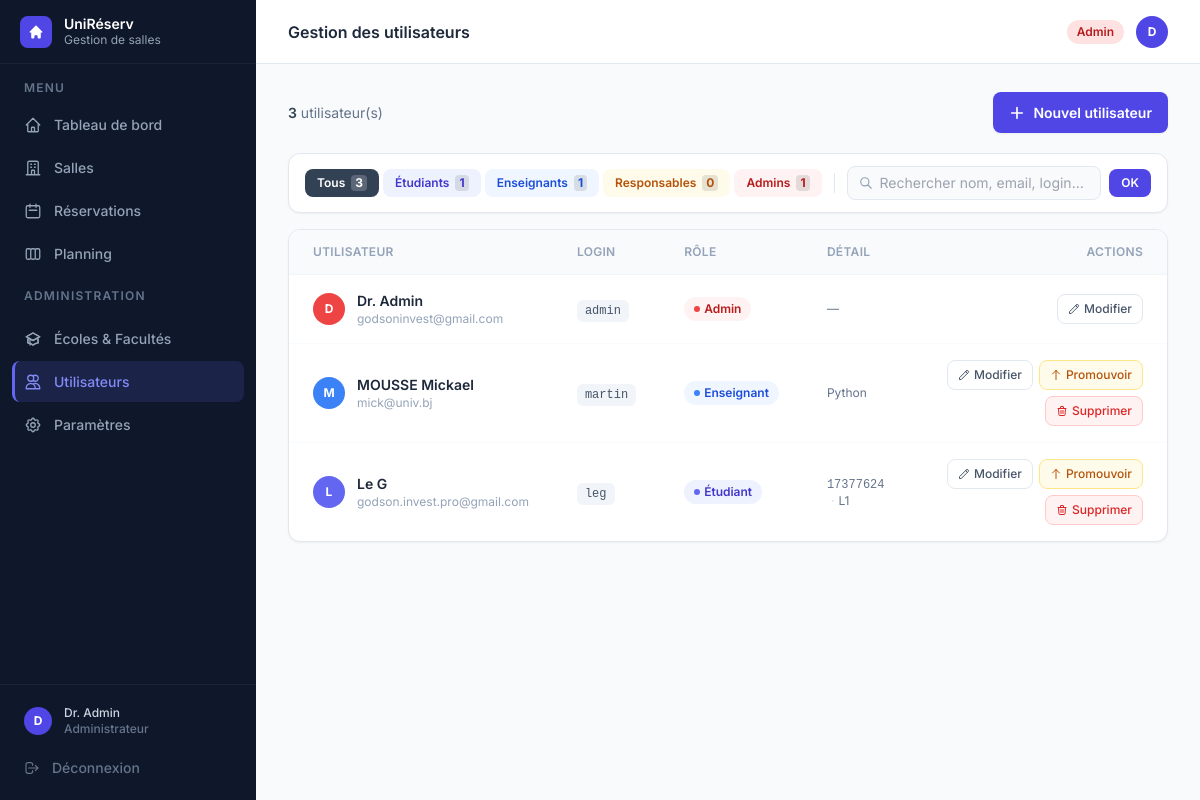
/utilisateurs (signed in), run on an earlier commit of the app's database.
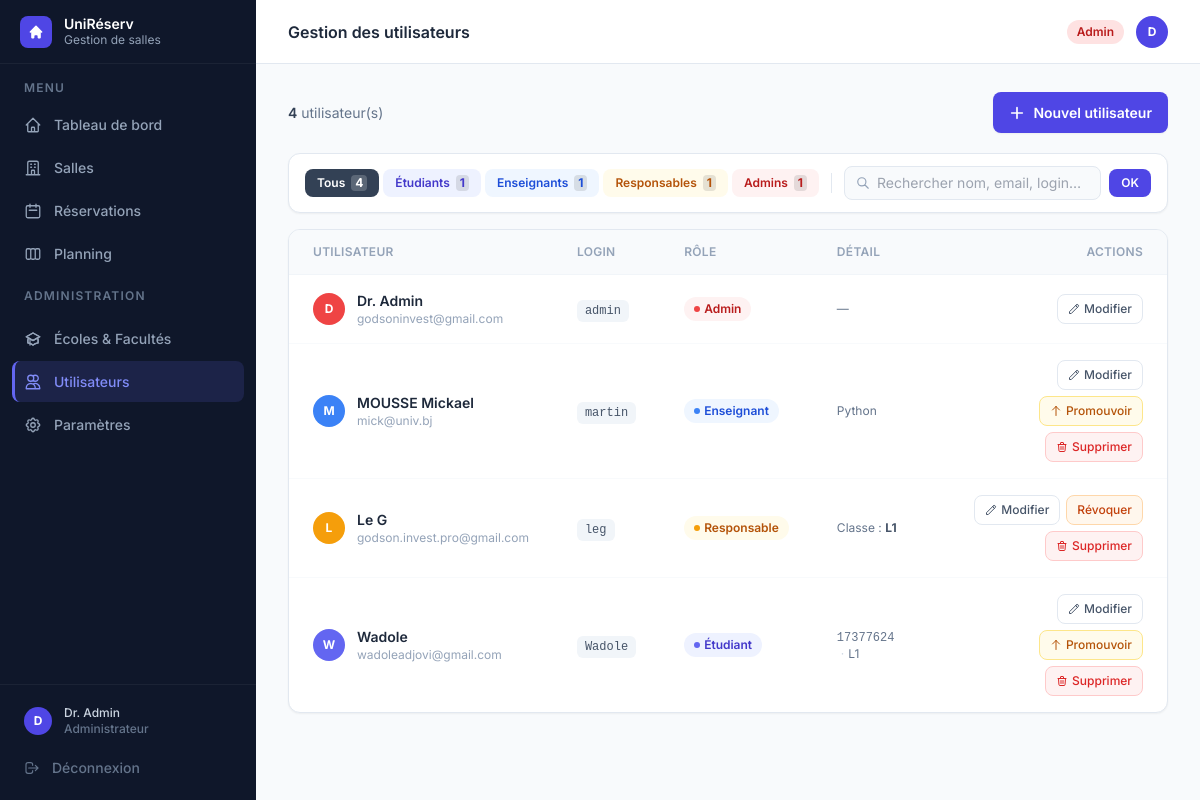
And on a later commit of the database.
### tables this page shows
CREATE TABLE utilisateurs (
            id               INTEGER PRIMARY KEY,
            nom              TEXT    NOT NULL,
            email            TEXT    NOT NULL UNIQUE,
            login            TEXT    NOT NULL UNIQUE,
            mot_de_passe     TEXT    NOT NULL,
            role             TEXT    NOT NULL,
            date_inscription TEXT    NOT NULL,
            matricule        TEXT,
            classe           TEXT,
            matiere          TEXT
        , ecole_id INTEGER, unite_formation_id INTEGER);

### gestion de salle/app.py (the view)
@app.route("/utilisateurs")
@login_required
@admin_required
def utilisateurs():
    _, utilisateurs_dict, _, _ = get_data()
    tous = list(utilisateurs_dict.values())
    filtre_role   = request.args.get("role", "").strip()
    filtre_search = request.args.get("q", "").strip().lower()
    resultats = tous
    if filtre_role:
        resultats = [u for u in resultats if u.role == filtre_role]
    if filtre_search:
        resultats = [u for u in resultats
                     if filtre_search in u.nom.lower()
                     or filtre_search in u.email.lower()
                     or filtre_search in u.login.lower()]
    compteurs = {
        "tous":        len(tous),
        "etudiant":    sum(1 for u in tous if u.role == "etudiant"),
        "enseignant":  sum(1 for u in tous if u.role == "enseignant"),
        "responsable": sum(1 for u in tous if u.role == "responsable"),
        "admin":       sum(1 for u in tous if u.role == "admin"),
    }
    return render_template("utilisateurs.html", active="utilisateurs",
                           utilisateurs=resultats,
                           filtre_role=filtre_role,
                           filtre_search=filtre_search,
                           compteurs=compteurs)

### gestion de salle/app.py (called while the page is built)
def get_bd():
    return BaseDonneesSQLite()

@app.context_processor
def inject_format_classe():
    return dict(format_classe=_format_classe)

def get_data():
    bd   = get_bd()
    tout = bd.charger_tout()
    maintenant = datetime.now()
    for r in tout["reservations"]:
        if r.statut in (StatutReservation.CONFIRMEE, StatutReservation.EN_ATTENTE):
            if datetime.combine(r.date, r.heure_fin) < maintenant:
                r._Reservation__statut = StatutReservation.TERMINEE
                bd.sauvegarder_reservation(r)
    return (
        bd,
        {u.id: u for u in tout["utilisateurs"]},
        {s.id: s for s in tout["salles"]},
        tout["reservations"],
    )

def login_required(f):
    @wraps(f)
    def decorated(*args, **kwargs):
        if "user_id" not in session:
            return redirect(url_for("login"))
        return f(*args, **kwargs)
    return decorated

def admin_required(f):
    @wraps(f)
    def decorated(*args, **kwargs):
        if session.get("user_role") != "admin":
            flash("Accès réservé aux administrateurs.", "error")
            return redirect(url_for("dashboard"))
        return f(*args, **kwargs)
    return decorated

### gestion de salle/templates/utilisateurs.html (shortened to what the changed rows need)
{% extends "base.html" %}
{% block heading %}Gestion des utilisateurs{% endblock %}
{% block content %}
<div class="flex items-center justify-between mb-5">
  <p class="text-slate-500 text-sm">
    <span class="font-semibold text-slate-700">{{ utilisateurs|length }}</span>
    {% if filtre_role or filtre_search %}résultat(s){% else %}utilisateur(s){% endif %}
  </p>
</div>
<div class="bg-white rounded-xl border border-slate-200 shadow-sm mb-4 px-4 py-3 flex flex-wrap items-center gap-3">
  <div class="flex items-center gap-1 flex-wrap">
    {% for val, label, cle, active_cls, inactive_cls in tabs %}
    <a href="{{ url_for('utilisateurs', role=val, q=filtre_search) }}"
       class="inline-flex items-center gap-1.5 px-3 py-1.5 rounded-lg text-xs font-semibold transition-all
         {% if filtre_role == val %}{{ active_cls }}{% else %}{{ inactive_cls }}{% endif %}">
      {{ label }}
      <span class="{% if filtre_role == val %}bg-white/20{% else %}bg-black/10{% endif %} rounded px-1 py-0.5 text-xs font-bold leading-none">
        {{ compteurs[cle] }}
      </span>
    </a>
    {% endfor %}
  </div>
</div>
<div class="bg-white rounded-xl border border-slate-200 shadow-sm overflow-hidden">
  {% if utilisateurs %}
  <div class="overflow-x-auto">
    <table class="w-full text-sm">
      <thead>
        <tr class="border-b border-slate-100 bg-slate-50">
          <th class="px-6 py-3.5 text-left text-xs font-semibold text-slate-400 uppercase tracking-wide">Utilisateur</th>
          <th class="px-6 py-3.5 text-left text-xs font-semibold text-slate-400 uppercase tracking-wide">Login</th>
          <th class="px-6 py-3.5 text-left text-xs font-semibold text-slate-400 uppercase tracking-wide">Rôle</th>
          <th class="px-6 py-3.5 text-left text-xs font-semibold text-slate-400 uppercase tracking-wide">Détail</th>
          <th class="px-6 py-3.5 text-right text-xs font-semibold text-slate-400 uppercase tracking-wide">Actions</th>
        </tr>
      </thead>
      <tbody>
        {% for u in utilisateurs %}
        <tr class="data-row border-b border-slate-50 last:border-0">
          <td class="px-6 py-4">
            <div class="flex items-center gap-3">
              <div class="w-8 h-8 rounded-full flex items-center justify-center text-white text-xs font-bold shrink-0
                {% if u.role=='admin' %}bg-red-500
                {% elif u.role=='responsable' %}bg-amber-500
                {% elif u.role=='enseignant' %}bg-blue-500
                {% else %}bg-indigo-500{% endif %}">
                {{ u.nom[0].upper() }}
              </div>
              <div>
                <p class="font-semibold text-slate-800">
                  {% if filtre_search and filtre_search in u.nom.lower() %}
                    {{ u.nom | replace(filtre_search, '<mark class="bg-yellow-100 text-yellow-900 rounded px-0.5">' ~ filtre_search ~ '</mark>') | safe }}
                  {% else %}
                    {{ u.nom }}
                  {% endif %}
                </p>
                <p class="text-xs text-slate-400">{{ u.email }}</p>
              </div>
            </div>
          </td>
          <td class="px-6 py-4">
            <code class="text-xs bg-slate-100 text-slate-600 px-2 py-1 rounded-md font-mono">{{ u.login }}</code>
          </td>
          <td class="px-6 py-4">
            {% if u.role == 'admin' %}
              <span class="inline-flex items-center gap-1 px-2.5 py-1 rounded-full text-xs font-semibold bg-red-50 text-red-700">
                <span class="w-1.5 h-1.5 rounded-full bg-red-500"></span>Admin
              </span>
            {% elif u.role == 'responsable' %}
              <span class="inline-flex items-center gap-1 px-2.5 py-1 rounded-full text-xs font-semibold bg-amber-50 text-amber-700">
                <span class="w-1.5 h-1.5 rounded-full bg-amber-500"></span>Responsable
              </span>
            {% elif u.role == 'enseignant' %}
              <span class="inline-flex items-center gap-1 px-2.5 py-1 rounded-full text-xs font-semibold bg-blue-50 text-blue-700">
                <span class="w-1.5 h-1.5 rounded-full bg-blue-500"></span>Enseignant
              </span>
            {% else %}
              <span class="inline-flex items-center gap-1 px-2.5 py-1 rounded-full text-xs font-semibold bg-indigo-50 text-indigo-700">
                <span class="w-1.5 h-1.5 rounded-full bg-indigo-500"></span>Étudiant
              </span>
            {% endif %}
          </td>
          <td class="px-6 py-4 text-slate-500 text-xs">
            {% if u.role == 'etudiant' %}
              <span class="font-mono">{{ u.matricule or '—' }}</span>
              {% if u.classe %}<span class="mx-1 text-slate-300">·</span><span>{{ u.classe }}</span>{% endif %}
            {% elif u.role == 'responsable' %}
              Classe : <strong class="text-slate-600">{{ u.classe or '—' }}</strong>
            {% elif u.role == 'enseignant' %}
              {{ u.matiere or '—' }}
            {% else %}—{% endif %}
          </td>
          <td class="px-6 py-4">
            <div class="flex items-center justify-end gap-1.5 flex-wrap">
              <a href="{{ url_for('utilisateurs_modifier', user_id=u.id) }}"
                 class="inline-flex items-center gap-1 px-2.5 py-1.5 rounded-lg border border-slate-200 hover:bg-slate-50 text-slate-600 text-xs font-medium transition">
                <svg class="w-3 h-3" fill="none" stroke="currentColor" stroke-width="2" viewBox="0 0 24 24">
                  <path stroke-linecap="round" stroke-linejoin="round" d="M15.232 5.232l3.536 3.536m-2.036-5.036a2.5 2.5 0 113.536 3.536L6.5 21.036H3v-3.572L16.732 3.732z"/>
                </svg>
                Modifier
              </a>
              {% if u.role != 'admin' and u.id != session.user_id %}
                {% if u.role in ('etudiant', 'enseignant') %}
                <form method="POST" action="{{ url_for('utilisateurs_promouvoir', user_id=u.id) }}" class="inline"
                      onsubmit="return promptClasse(this)">
                  <button type="submit"
                    class="inline-flex items-center gap-1 px-2.5 py-1.5 rounded-lg border border-amber-200 bg-amber-50 hover:bg-amber-100 text-amber-700 text-xs font-medium transition">
                    <svg class="w-3 h-3" fill="none" stroke="currentColor" stroke-width="2" viewBox="0 0 24 24">
                      <path stroke-linecap="round" stroke-linejoin="round" d="M5 10l7-7m0 0l7 7m-7-7v18"/>
                    </svg>
                    Promouvoir
                  </button>
                </form>
                {% endif %}
                {% if u.role == 'responsable' %}
                <form method="POST" action="{{ url_for('utilisateurs_revoquer', user_id=u.id) }}" class="inline"
                      onsubmit="return confirm('Révoquer le rôle Responsable de {{ u.nom }} ?')">
                  <button type="submit"
                    class="inline-flex items-center gap-1 px-2.5 py-1.5 rounded-lg border border-orange-200 bg-orange-50 hover:bg-orange-100 text-orange-700 text-xs font-medium transition">
                    Révoquer
                  </button>
                </form>
                {% endif %}
                <form method="POST" action="{{ url_for('utilisateurs_supprimer', user_id=u.id) }}" class="inline"
                      onsubmit="return confirm('Supprimer l\'utilisateur {{ u.nom }} ?')">
                  <button type="submit"
                    class="inline-flex items-center gap-1 px-2.5 py-1.5 rounded-lg border border-red-200 bg-red-50 hover:bg-red-100 text-red-600 text-xs font-medium transition">
                    <svg class="w-3 h-3" fill="none" stroke="currentColor" stroke-width="2" viewBox="0 0 24 24">
                      <path stroke-linecap="round" stroke-linejoin="round" d="M19 7l-.867 12.142A2 2 0 0116.138 21H7.862a2 2 0 01-1.995-1.858L5 7m5 4v6m4-6v6m1-10V4a1 1 0 00-1-1h-4a1 1 0 00-1 1v3M4 7h16"/>
                    </svg>
                    Supprimer
                  </button>
                </form>
              {% endif %}
            </div>
          </td>
        </tr>
        {% endfor %}
      </tbody>
    </table>
  </div>
  {% endif %}
</div>
{% endblock %}

### gestion de salle/templates/base.html (shortened to what the changed rows need)
<!DOCTYPE html>
<html lang="fr" class="h-full">
<head>
  <script src="https://cdn.tailwindcss.com"></script>
</head>
<body class="h-full bg-slate-50 flex" style="font-family:'Inter',sans-serif">
  <aside class="w-64 bg-slate-900 flex flex-col fixed inset-y-0 left-0 z-30" style="background:linear-gradient(180deg,#0f172a 0%,#0f172a 100%)">
    <div class="border-t border-white/5 p-3 space-y-0.5">
      <a href="{{ url_for('profil') }}" class="nav-item {% if active=='profil' %}nav-item-active{% else %}nav-item-inactive{% endif %} !py-2">
        <div class="flex-1 min-w-0">
          <p class="text-slate-300 text-xs font-medium truncate">{{ session.user_nom }}</p>
          <p class="text-slate-500 text-xs truncate">
            {% if session.user_role == 'admin' %}Administrateur
            {% elif session.user_role == 'responsable' %}Responsable
            {% elif session.user_role == 'enseignant' %}Enseignant
            {% else %}Étudiant{% endif %}
          </p>
        </div>
      </a>
    </div>
  </aside>
  <div class="ml-64 flex-1 flex flex-col min-h-screen">
    <header class="h-16 bg-white border-b border-slate-200 flex items-center justify-between px-8 sticky top-0 z-20">
      <h1 class="text-slate-800 font-semibold text-base">{% block heading %}{% endblock %}</h1>
        {% set role = session.user_role %}
    </header>
    <main class="flex-1 px-8 py-7">
      {% block content %}{% endblock %}
    </main>
  </div>
</body>
</html>

What changed in the data, as far as the page shows it:
changed utilisateurs "Le G": matricule "17377624" → (not shown); role "Étudiant · Promouvoir" → "Responsable Classe : Révoquer"
added utilisateurs: nom "W", nom "Wadole", email "wadoleadjovi@gmail.com", login "Wadole", role "etudiant" (drawn), matricule "17377624", classe "L1"
Also different on the page:
{{ utilisateurs|length }}: "3" → "4"
new list line: "Tous 4"
new list line: "Responsables 1"
list line gone: "Tous 3"
list line gone: "Responsables 0"
